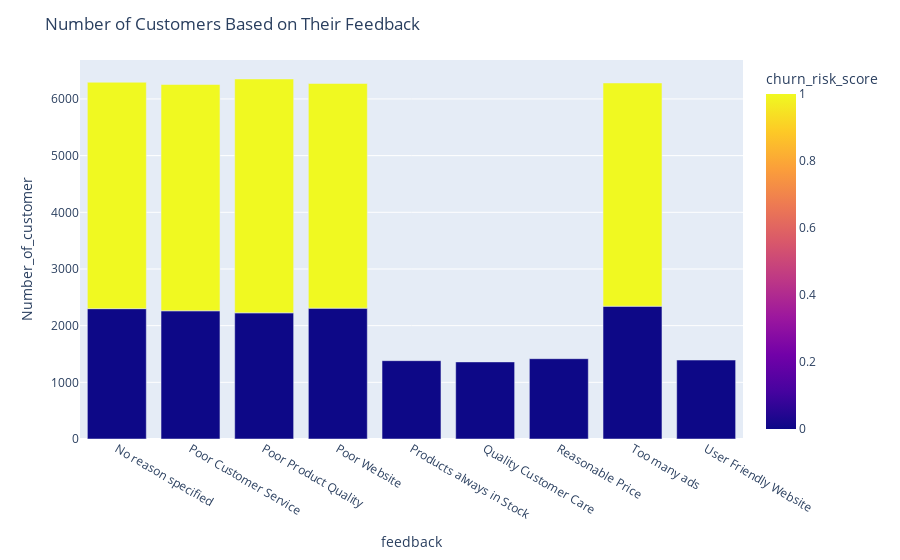

Write notebook code for a chart like this one.
### Code cell
# plotting bar plot
fig = px.bar(feedback, x="feedback", y="Number_of_customer",color='churn_risk_score',color_discrete_sequence=['red','blue'],
             orientation="v",hover_name="feedback"        
                
             )
fig.update_layout(title_text = "Number of Customers Based on Their Feedback")
fig.show()

### Figure 1 — Plotly figure (JSON) as saved in the notebook; plotly's stock layout.template omitted (floating-point values rounded to 4 significant figures)
{"data": [{"alignmentgroup": "True", "hovertemplate": "<b>%{hovertext}</b><br><br>feedback=%{x}<br>Number_of_customer=%{y}<br>churn_risk_score=%{marker.color}<extra></extra>", "hovertext": ["No reason specified", "Poor Customer Service", "Poor Product Quality", "Poor Website", "Products always in Stock", "Quality Customer Care", "Reasonable Price", "Too many ads", "User Friendly Website", "No reason specified", "Poor Customer Service", "Poor Product Quality", "Poor Website", "Too many ads"], "legendgroup": "", "marker": {"color": [0, 0, 0, 0, 0, 0, 0, 0, 0, 1, 1, 1, 1, 1], "coloraxis": "coloraxis", "pattern": {"shape": ""}}, "name": "", "offsetgroup": "", "orientation": "v", "showlegend": false, "textposition": "auto", "type": "bar", "x": ["No reason specified", "Poor Customer Service", "Poor Product Quality", "Poor Website", "Products always in Stock", "Quality Customer Care", "Reasonable Price", "Too many ads", "User Friendly Website", "No reason specified", "Poor Customer Service", "Poor Product Quality", "Poor Website", "Too many ads"], "xaxis": "x", "y": [2300, 2262, 2226, 2309, 1382, 1360, 1417, 2343, 1393, 3995, 3993, 4127, 3964, 3939], "yaxis": "y"}], "layout": {"barmode": "relative", "coloraxis": {"colorbar": {"title": {"text": "churn_risk_score"}}, "colorscale": [[0, "#0d0887"], [0.1111, "#46039f"], [0.2222, "#7201a8"], [0.3333, "#9c179e"], [0.4444, "#bd3786"], [0.5556, "#d8576b"], [0.6667, "#ed7953"], [0.7778, "#fb9f3a"], [0.8889, "#fdca26"], [1, "#f0f921"]]}, "legend": {"tracegroupgap": 0}, "margin": {"t": 60}, "title": {"text": "Number of Customers Based on Their Feedback"}, "xaxis": {"anchor": "y", "domain": [0, 1], "title": {"text": "feedback"}}, "yaxis": {"anchor": "x", "domain": [0, 1], "title": {"text": "Number_of_customer"}}}}
